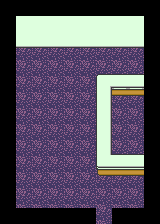

Below is a game level as drawn by its tile map, then a one-line description and the .tmx file that defines it, in full:
An orthogonal 10x14 tile map with 16x16 px tiles, 3 tile layers (Background, Tables, Tabletops), 1 hidden layer not drawn, 4 tilesets and 1 object.

<map version="1.10" tiledversion="1.10.2" orientation="orthogonal" renderorder="right-down" width="10" height="14" tilewidth="16" tileheight="16" infinite="0" nextlayerid="7" nextobjectid="2">
 <tileset firstgid="1" source="../../Placeholder/tileset/Debug.tsx" />
 <tileset firstgid="11" source="../../Tilesets/Indoor/Furniture.tsx" />
 <tileset firstgid="67" source="../../Tilesets/Indoor/Office.tsx" />
 <tileset firstgid="147" source="../../Tilesets/Indoor/Stairs.tsx" />
 <group id="3" name="GameStart">
  <layer id="1" name="GrayBox" width="10" height="14" visible="0">
   <properties>
    <property name="unity:SortingLayer" value="Background" />
   </properties>
   <data encoding="csv">
5,5,5,5,5,5,5,5,5,5,
5,5,5,5,5,5,5,5,5,5,
5,3,3,3,3,3,3,3,3,5,
5,3,3,3,3,3,3,3,3,5,
5,3,3,3,3,3,3,3,3,5,
5,3,3,3,3,3,5,5,5,5,
5,3,3,3,3,3,5,3,3,5,
5,3,3,3,3,3,5,3,3,5,
5,3,3,3,3,3,5,3,3,5,
5,3,3,3,3,3,5,3,3,5,
5,3,3,3,3,3,5,5,5,5,
5,3,3,3,3,3,3,3,3,5,
5,3,3,3,3,3,3,3,3,5,
5,5,5,5,5,5,3,5,5,5
</data>
  </layer>
  <layer id="4" name="Background" width="10" height="14">
   <properties>
    <property name="unity:SortingLayer" value="Background" />
   </properties>
   <data encoding="csv">
0,0,0,0,0,0,0,0,0,0,
96,69,69,69,69,69,69,69,69,96,
96,79,79,79,79,79,79,79,79,96,
96,101,101,101,101,101,101,101,101,96,
96,101,101,101,101,101,101,101,101,96,
96,101,101,101,101,101,101,101,101,96,
96,101,101,101,101,101,101,101,101,96,
96,101,101,101,101,101,101,101,101,96,
96,101,101,101,101,101,101,101,101,96,
96,101,101,101,101,101,101,101,101,96,
96,101,101,101,101,101,101,101,101,96,
96,101,101,101,101,101,101,101,101,96,
96,101,101,101,101,101,101,101,101,96,
96,96,96,96,96,96,101,96,96,96
</data>
  </layer>
  <layer id="5" name="Tables" width="10" height="14">
   <data encoding="csv">
0,0,0,0,0,0,0,0,0,0,
0,0,0,0,0,0,0,0,0,0,
0,0,0,0,0,0,0,0,0,0,
0,0,0,0,0,0,0,0,0,0,
0,0,0,0,0,0,0,0,0,0,
0,0,0,0,0,0,107,108,108,0,
0,0,0,0,0,0,117,0,0,0,
0,0,0,0,0,0,117,0,0,0,
0,0,0,0,0,0,117,0,0,0,
0,0,0,0,0,0,127,0,0,0,
0,0,0,0,0,0,137,138,138,0,
0,0,0,0,0,0,0,0,0,0,
0,0,0,0,0,0,0,0,0,0,
0,0,0,0,0,0,0,0,0,0
</data>
  </layer>
  <layer id="6" name="Tabletops" width="10" height="14">
   <properties>
    <property name="unity:SortingLayer" value="Foreground" />
   </properties>
   <data encoding="csv">
0,0,0,0,0,0,0,0,0,0,
0,0,0,0,0,0,0,0,0,0,
0,0,0,0,0,0,0,0,0,0,
0,0,0,0,0,0,0,0,0,0,
0,0,0,0,0,0,97,98,98,0,
0,0,0,0,0,0,0,0,0,0,
0,0,0,0,0,0,0,0,0,0,
0,0,0,0,0,0,0,0,0,0,
0,0,0,0,0,0,0,0,0,0,
0,0,0,0,0,0,0,98,98,0,
0,0,0,0,0,0,0,0,0,0,
0,0,0,0,0,0,0,0,0,0,
0,0,0,0,0,0,0,0,0,0,
0,0,0,0,0,0,0,0,0,0
</data>
  </layer>
  <objectgroup id="2" name="Collisions">
   <object id="1" x="112" y="208">
    <polygon points="0,0 0,16 48,16 48,-192 -112,-192 -112,16 -16,16 -16,0 -96,0 -96,-160 32,-160 32,-128 -16,-128 -16,-32 32,-32 32,0" />
   </object>
  </objectgroup>
 </group>
</map>